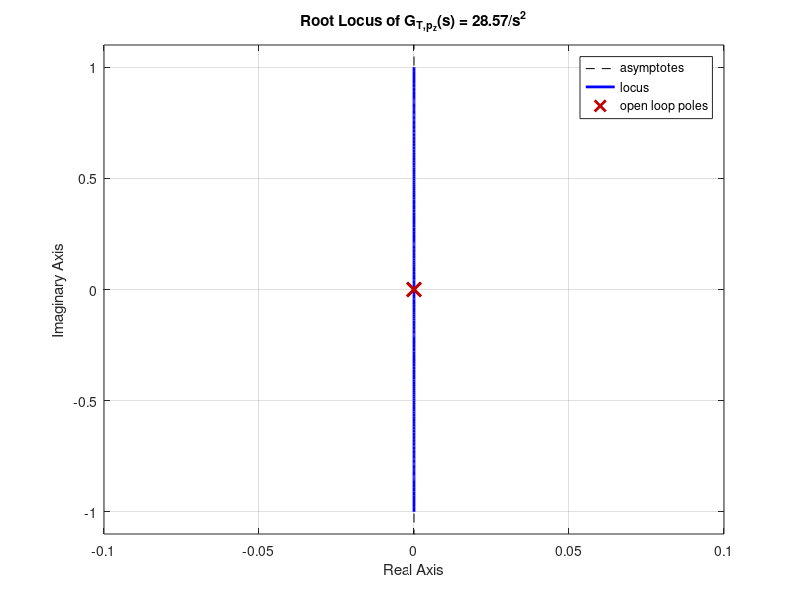
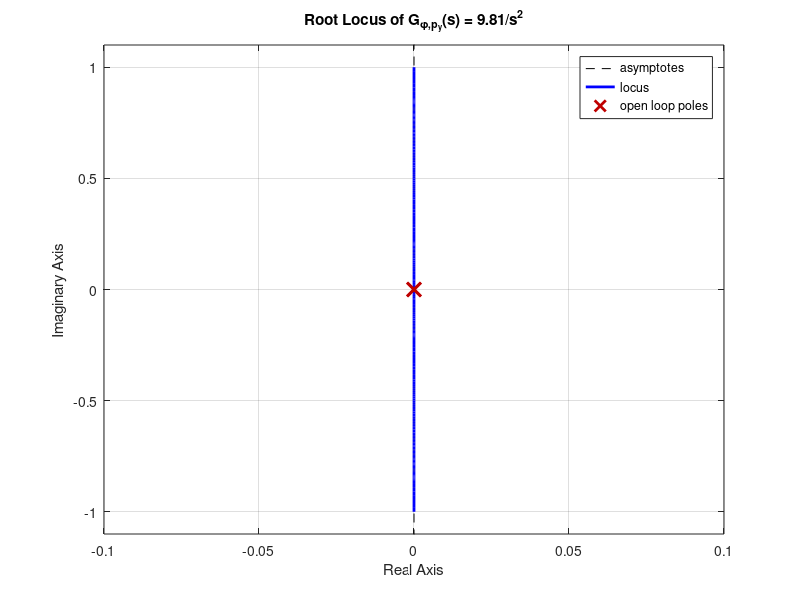

The MATLAB source for these figures, in order:
clc;
clear;
s = tf('s');

% Vertical loop
G_pz_T = 28.57 / s^2;
figure;
rlocus(G_pz_T);
title('Root Locus of G_{T,p_z}(s) = 28.57/s^2');

% Lateral loop
G_py_phi = 9.81 / s^2;
figure;
rlocus(G_py_phi);
title('Root Locus of G_{\phi,p_y}(s) = 9.81/s^2');
